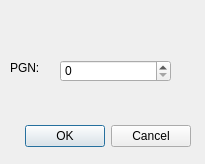
<?xml version="1.0" encoding="UTF-8"?>
<ui version="4.0">
 <class>FrameDialog</class>
 <widget class="QDialog" name="FrameDialog">
  <property name="geometry">
   <rect>
    <x>0</x>
    <y>0</y>
    <width>205</width>
    <height>164</height>
   </rect>
  </property>
  <property name="windowTitle">
   <string>New Frame</string>
  </property>
  <widget class="QDialogButtonBox" name="buttonBox">
   <property name="geometry">
    <rect>
     <x>-150</x>
     <y>120</y>
     <width>341</width>
     <height>32</height>
    </rect>
   </property>
   <property name="orientation">
    <enum>Qt::Horizontal</enum>
   </property>
   <property name="standardButtons">
    <set>QDialogButtonBox::Cancel|QDialogButtonBox::Ok</set>
   </property>
  </widget>
  <widget class="QLabel" name="label">
   <property name="geometry">
    <rect>
     <x>10</x>
     <y>60</y>
     <width>31</width>
     <height>16</height>
    </rect>
   </property>
   <property name="text">
    <string>PGN:</string>
   </property>
  </widget>
  <widget class="QSpinBox" name="spinBox">
   <property name="geometry">
    <rect>
     <x>60</x>
     <y>60</y>
     <width>111</width>
     <height>22</height>
    </rect>
   </property>
   <property name="maximum">
    <number>65535</number>
   </property>
  </widget>
 </widget>
 <resources/>
 <connections>
  <connection>
   <sender>buttonBox</sender>
   <signal>accepted()</signal>
   <receiver>FrameDialog</receiver>
   <slot>accept()</slot>
   <hints>
    <hint type="sourcelabel">
     <x>248</x>
     <y>254</y>
    </hint>
    <hint type="destinationlabel">
     <x>157</x>
     <y>274</y>
    </hint>
   </hints>
  </connection>
  <connection>
   <sender>buttonBox</sender>
   <signal>rejected()</signal>
   <receiver>FrameDialog</receiver>
   <slot>reject()</slot>
   <hints>
    <hint type="sourcelabel">
     <x>316</x>
     <y>260</y>
    </hint>
    <hint type="destinationlabel">
     <x>286</x>
     <y>274</y>
    </hint>
   </hints>
  </connection>
 </connections>
</ui>
